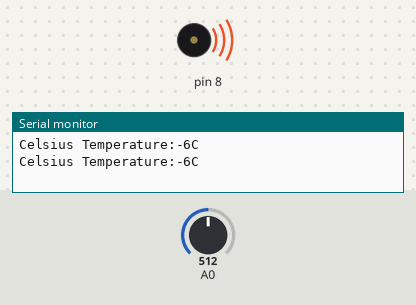
Bench run of a sketch on a simulated Arduino Uno, built with avr-gcc and run on an emulated ATmega328P. Parts: buzzer (waves = sounding), the last lines printed to the serial monitor. The inputs (shaded band) are chosen by the test bench; at power-on: A0 = 512.

Above: at 3.8 s.
3.9 s: A0 set to 555
7.8 s: A0 set to 573
At 8.9 s:
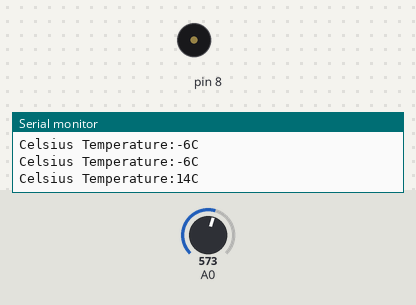
15.5 s: A0 set to 511
At 16.1 s:
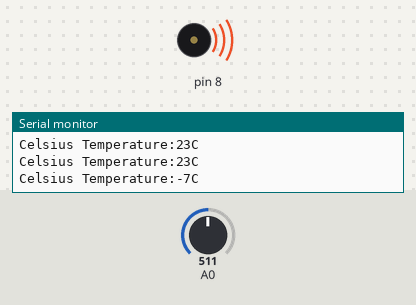
Timing chart, 0 to 29.2 s (numbered marks = the images above; inputs shaded):
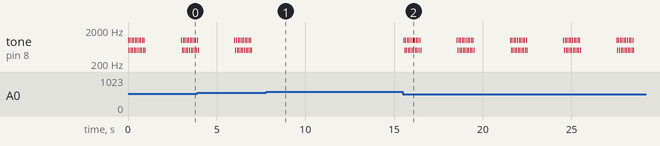

The sketch:

System_Temperature_LM35_Piezocapsule.ino
```cpp
int potPin = 0;
int val;
int dat;

void setup() {
  pinMode(potPin, INPUT);
  Serial.begin(9600);
  pinMode(8, OUTPUT);

}

void loop() {
  val=analogRead(0);
  dat=(125*val)>>8;   // 125/2^8 = 125/256=0.4882812
  Serial.print("Celsius Temperature:");
  Serial.print(dat);
  Serial.println("C");

  if (dat < 20) {
    for (int count = 0; count < 10; count++) {
      tone(8,1000);
      delay(50);
      tone(8,500);
      delay(50);
    }
    noTone(8);
    delay(2000);
  }

}
```

Measured:
- the behaviour switches between 565 and 566 on A0 (found by bisection; images 0 and 1)
- after the input at 7.8 s, tone on pin 8: stops changing and stays silent
- after the input at 15.5 s, tone on pin 8: plays 1000 Hz for 0.05 s, 500 Hz for 0.05 s, 1000 Hz for 0.05 s, 500 Hz for 0.05 s, 1000 Hz for 0.05 s, 500 Hz for 0.05 s … (100 notes in this stretch), starting at once
- by itself, tone on pin 8: plays 1000 Hz for 0.05 s, 500 Hz for 0.05 s, 1000 Hz for 0.05 s, 500 Hz for 0.05 s, 1000 Hz for 0.05 s, 500 Hz for 0.05 s … (22 notes in this stretch)
